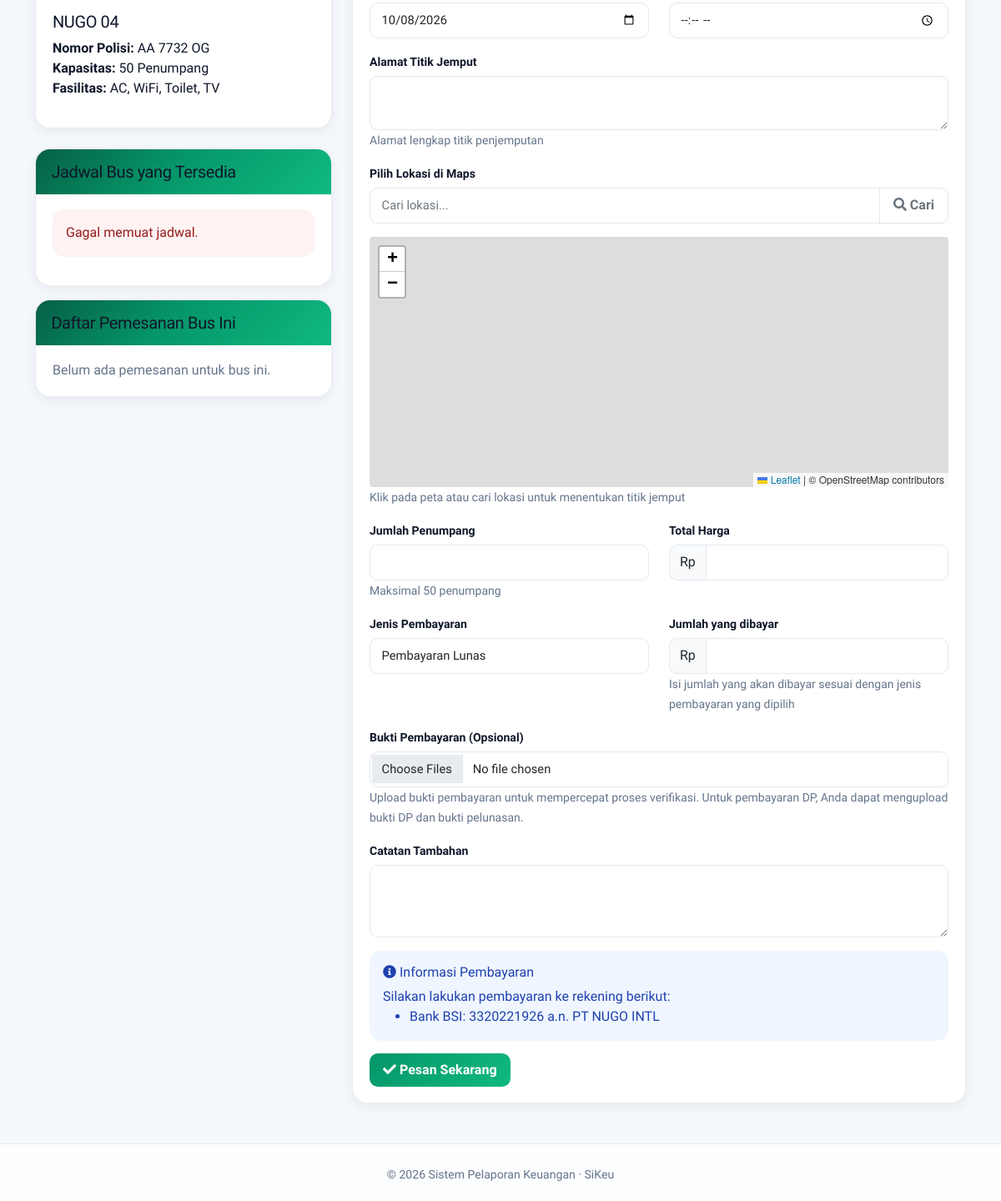
The app's page /bus/pesan.php?id=5 (signed in, lower part), older data.
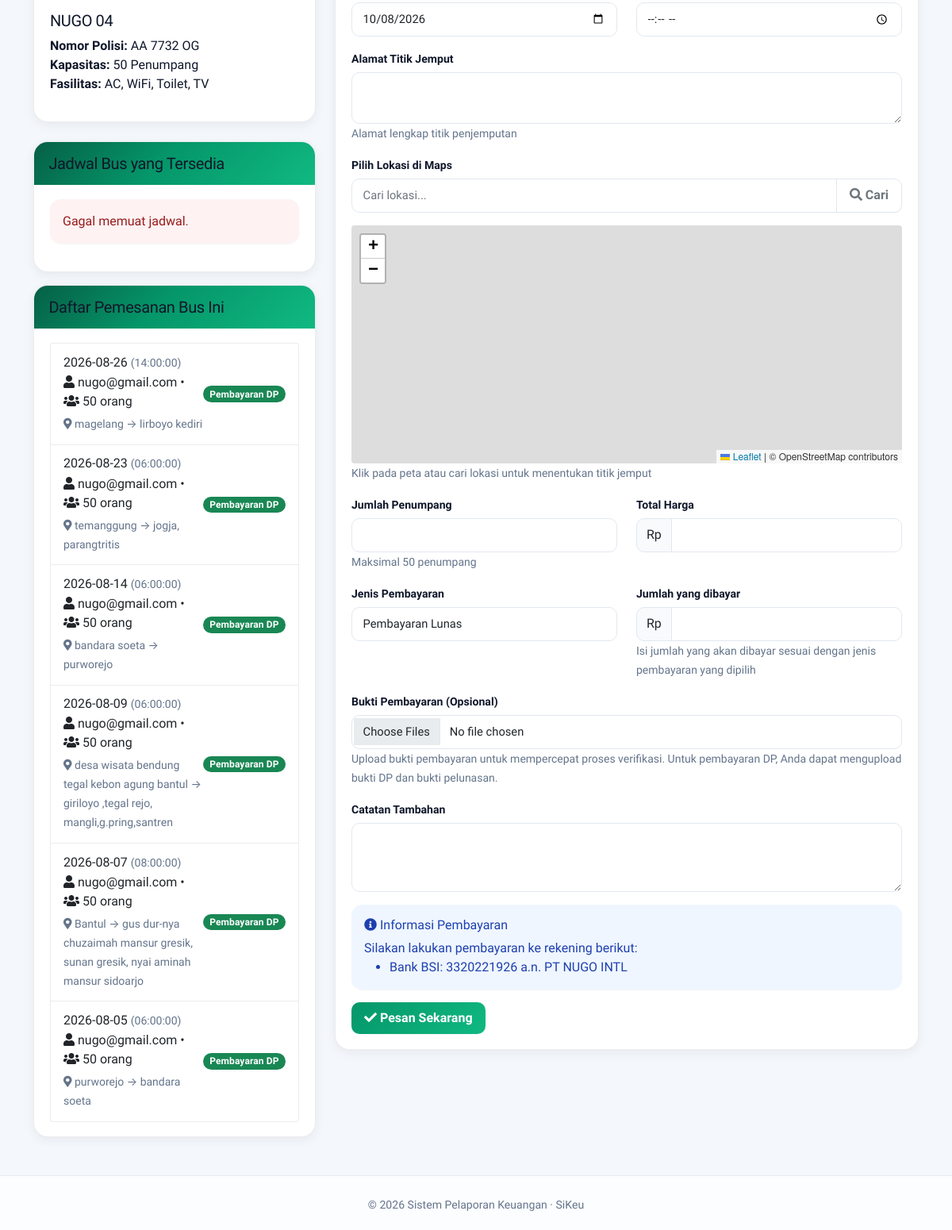
The same page, newer data.
### tables this page shows
CREATE TABLE `bus` (
  `id` int(11) NOT NULL,
  `nama_bus` varchar(100) NOT NULL,
  `nomor_polisi` varchar(20) NOT NULL,
  `kode_armada` varchar(20) DEFAULT NULL,
  `lembar_saham` int(11) NOT NULL DEFAULT 0,
  `grup_armada` enum('1-5','6-7') DEFAULT '1-5',
  `kapasitas` int(11) NOT NULL,
  `tipe` varchar(250) NOT NULL,
  `fasilitas` text DEFAULT NULL,
  `harga_per_km` decimal(15,2) NOT NULL,
  `status` enum('tersedia','dalam_perjalanan','pemeliharaan') DEFAULT 'tersedia',
  `foto` varchar(255) DEFAULT NULL,
  `id_perusahaan` int(11) DEFAULT NULL,
  `created_at` timestamp NOT NULL DEFAULT current_timestamp()
);

CREATE TABLE `pemesanan_bus` (
  `id` int(11) NOT NULL,
  `id_user` int(11) NOT NULL,
  `id_jadwal_bus` int(11) DEFAULT NULL,
  `id_bus` int(11) NOT NULL,
  `tanggal_pemesanan` date NOT NULL,
  `tanggal_berangkat` date NOT NULL,
  `waktu_berangkat` time NOT NULL,
  `kota_asal` varchar(100) NOT NULL,
  `kota_tujuan` varchar(100) NOT NULL,
  `jumlah_penumpang` int(11) NOT NULL,
  `total_harga` decimal(15,2) NOT NULL,
  `status` enum('dibayar_dp','dibayar','selesai','dibatalkan','pending','ditolak') DEFAULT 'pending',
  `catatan` text DEFAULT NULL,
  `bukti_pembayaran` varchar(255) DEFAULT NULL,
  `created_at` timestamp NOT NULL DEFAULT current_timestamp(),
  `bukti_transfer_admin` varchar(255) DEFAULT NULL,
  `catatan_admin` varchar(500) NOT NULL,
  `tanggal_verifikasi` date DEFAULT NULL,
  `nama_pemesan` varchar(500) NOT NULL,
  `kontak_pemesan` varchar(250) NOT NULL,
  `jenis_pembayaran` enum('lunas','dp') NOT NULL DEFAULT 'lunas',
  `jumlah_bayar` decimal(15,2) DEFAULT NULL,
  `pembayaran_dp` decimal(15,2) DEFAULT NULL,
  `sisa_pembayaran` decimal(15,2) DEFAULT NULL,
  `dp_created_at` datetime DEFAULT NULL,
  `latitude` decimal(10,8) DEFAULT NULL,
  `longitude` decimal(10,8) DEFAULT NULL,
  `titik_jemput` text DEFAULT NULL
);

CREATE TABLE `users` (
  `id` int(11) NOT NULL,
  `username` varchar(50) NOT NULL,
  `password` varchar(255) NOT NULL,
  `nama_lengkap` varchar(100) NOT NULL,
  `email` varchar(100) DEFAULT NULL,
  `no_hp` varchar(20) DEFAULT NULL,
  `alamat` text DEFAULT NULL,
  `foto_profil` varchar(255) DEFAULT NULL,
  `id_perusahaan` int(11) DEFAULT NULL,
  `default_company` int(11) DEFAULT NULL,
  `created_at` timestamp NOT NULL DEFAULT current_timestamp()
);

### bus/pesan.php (the view, shortened to what the rows shown need)
<?php
require_once '../config/database.php';
$bus_id = (int)$_GET['id'];
$stmt = $db->prepare("SELECT * FROM bus WHERE id = ?");
$stmt->execute([$bus_id]);
$bus = $stmt->fetch();
include '../templates/header.php';
?>
<head>
    <link rel="stylesheet" href="https://unpkg.com/leaflet@1.9.4/dist/leaflet.css" />
</head>
<div class="container mt-4">
    <div class="row">
        <div class="col-md-4">
            <div class="card mb-4">
                <div class="card-body">
                    <h5><?php echo htmlspecialchars($bus['nama_bus']); ?></h5>
                    <p>
                        <strong>Nomor Polisi:</strong> <?php echo htmlspecialchars($bus['nomor_polisi']); ?><br>
                        <strong>Kapasitas:</strong> <?php echo $bus['kapasitas']; ?> Penumpang<br>
                        <strong>Fasilitas:</strong> <?php echo htmlspecialchars($bus['fasilitas']); ?><br>
                    </p>
                </div>
            </div>
            <div class="card mt-3">
                <div class="card-body">
                    <?php
                    $stmt = $db->prepare("SELECT pb.*, u.username as nama_pemesan
                                        FROM pemesanan_bus pb
                                        JOIN users u ON pb.id_user = u.id
                                        WHERE pb.id_bus = ?
                                        ORDER BY pb.tanggal_berangkat DESC");
                    $stmt->execute([$bus_id]);
                    $pemesanan_list = $stmt->fetchAll();
                    if (count($pemesanan_list) > 0): ?>
                        <div class="list-group">
                            <?php foreach ($pemesanan_list as $pemesanan):
                                $status_class = '';
                                $status_text = '';
                                switch ($pemesanan['status']) {
                                    case 'dibayar_dp':
                                        $status_class = 'success';
                                        $status_text = 'Pembayaran DP';
                                        break;
                                }
                            ?>
                                <div class="list-group-item">
                                    <div class="d-flex justify-content-between align-items-center">
                                        <div>
                                            <h6 class="mb-1">
                                                <?php echo date('Y-m-d', strtotime($pemesanan['tanggal_berangkat'])); ?>
                                                <small class="text-muted">(<?php echo $pemesanan['waktu_berangkat']; ?>)</small>
                                            </h6>
                                            <p class="mb-1">
                                                <i class="fas fa-user"></i> <?php echo htmlspecialchars($pemesanan['nama_pemesan']); ?> •
                                                <i class="fas fa-users"></i> <?php echo $pemesanan['jumlah_penumpang']; ?> orang
                                            </p>
                                            <small class="text-muted">
                                                <i class="fas fa-map-marker-alt"></i>
                                                <?php echo htmlspecialchars($pemesanan['kota_asal']); ?> →
                                                <?php echo htmlspecialchars($pemesanan['kota_tujuan']); ?>
                                            </small>
                                        </div>
                                        <span class="badge bg-<?php echo $status_class; ?>"><?php echo $status_text; ?></span>
                                    </div>
                                </div>
                            <?php endforeach; ?>
                        </div>
                    <?php else: ?>
                        <p class="text-muted mb-0">Belum ada pemesanan untuk bus ini.</p>
                    <?php endif; ?>
                </div>
            </div>
        </div>
        <div class="col-md-8">
            <div class="card">
                <div class="card-body">
                    <form method="POST" enctype="multipart/form-data">
                        <div class="row">
                            <div class="col-md-6 mb-3">
                                <label for="jumlah_penumpang" class="form-label">Jumlah Penumpang</label>
                                <input type="number" class="form-control" id="jumlah_penumpang" name="jumlah_penumpang" required min="1" max="<?php echo $bus['kapasitas']; ?>">
                                <small class="text-muted">Maksimal <?php echo $bus['kapasitas']; ?> penumpang</small>
                            </div>
                        </div>
                    </form>
                </div>
            </div>
        </div>
    </div>
</div>
<?php include '../templates/footer.php'; ?>

Row changes from the older to the newer data that the page shows:
added pemesanan_bus: tanggal_berangkat "2026-08-26", waktu_berangkat "14:00:00", id_user.username "nugo@gmail.com", jumlah_penumpang "50", kota_asal "magelang", kota_tujuan "lirboyo kediri", status "Pembayaran DP"
added pemesanan_bus: tanggal_berangkat "2026-08-23", waktu_berangkat "06:00:00", id_user.username "nugo@gmail.com", jumlah_penumpang "50", kota_asal "temanggung", kota_tujuan "jogja, parangtritis", status "Pembayaran DP"
added pemesanan_bus: tanggal_berangkat "2026-08-14", waktu_berangkat "06:00:00", id_user.username "nugo@gmail.com", jumlah_penumpang "50", kota_asal "bandara soeta", kota_tujuan "purworejo", status "Pembayaran DP"
added pemesanan_bus: tanggal_berangkat "2026-08-09", waktu_berangkat "06:00:00", id_user.username "nugo@gmail.com", jumlah_penumpang "50", kota_asal "desa wisata bendung tegal kebon agung bantul", kota_tujuan "giriloyo ,tegal rejo, mangli,g.pring,santren", status "Pembayaran DP"
added pemesanan_bus: tanggal_berangkat "2026-08-07", waktu_berangkat "08:00:00", id_user.username "nugo@gmail.com", jumlah_penumpang "50", kota_asal "Bantul", kota_tujuan "gus dur-nya chuzaimah mansur gresik, sunan gresik, nyai aminah mansur sidoarjo", status "Pembayaran DP"
added pemesanan_bus: tanggal_berangkat "2026-08-05", waktu_berangkat "06:00:00", id_user.username "nugo@gmail.com", jumlah_penumpang "50", kota_asal "purworejo", kota_tujuan "bandara soeta", status "Pembayaran DP"
Text that changed along with them:
text no longer shown: "Belum ada pemesanan untuk bus ini."
